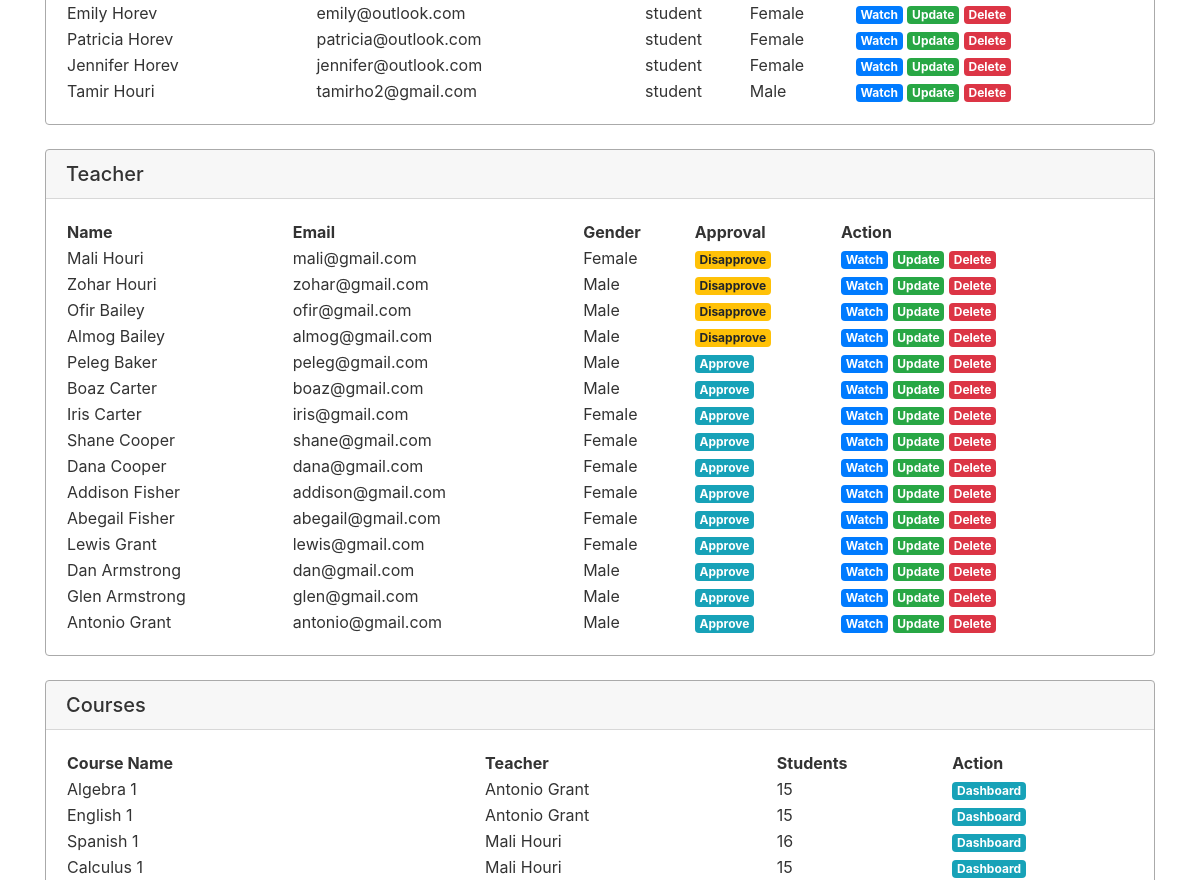
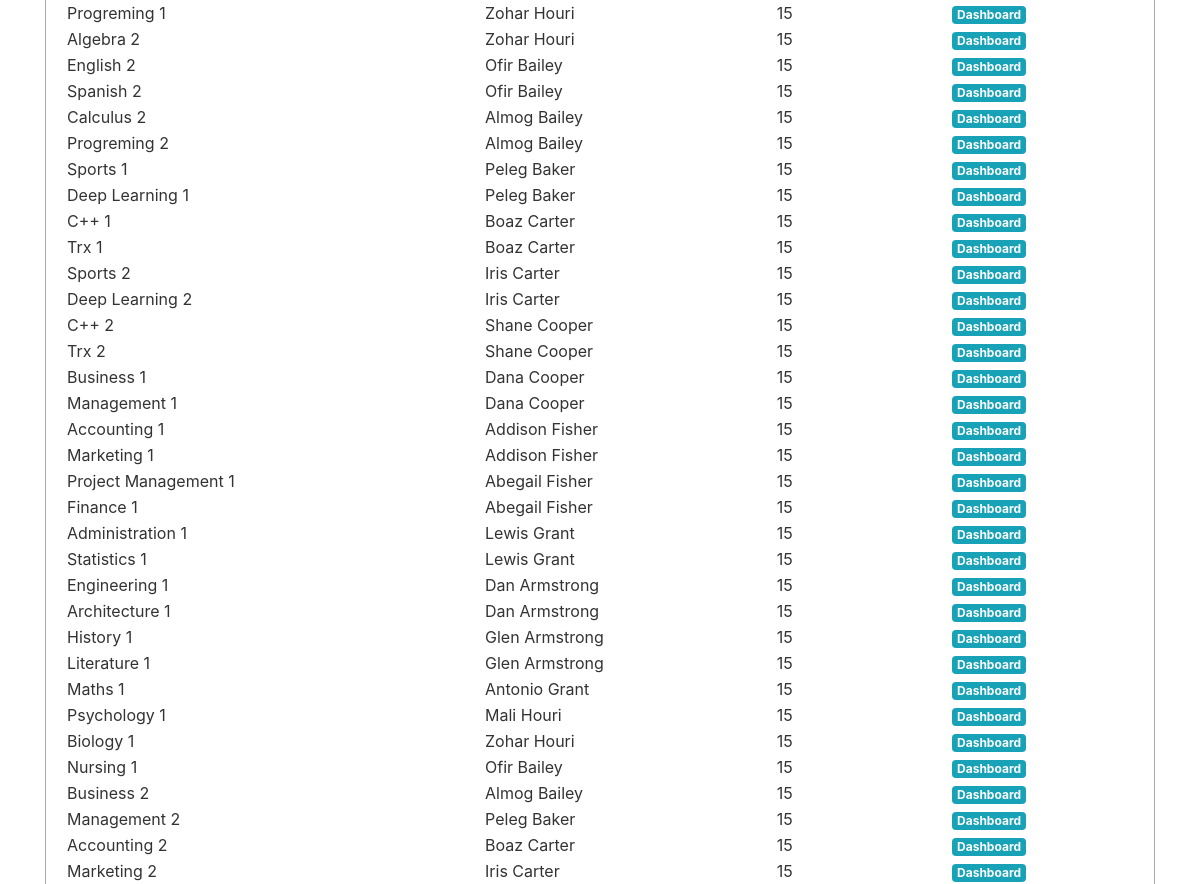
The page /admin/ (middle part) on the database as committed earlier (2 pictures, top to bottom).
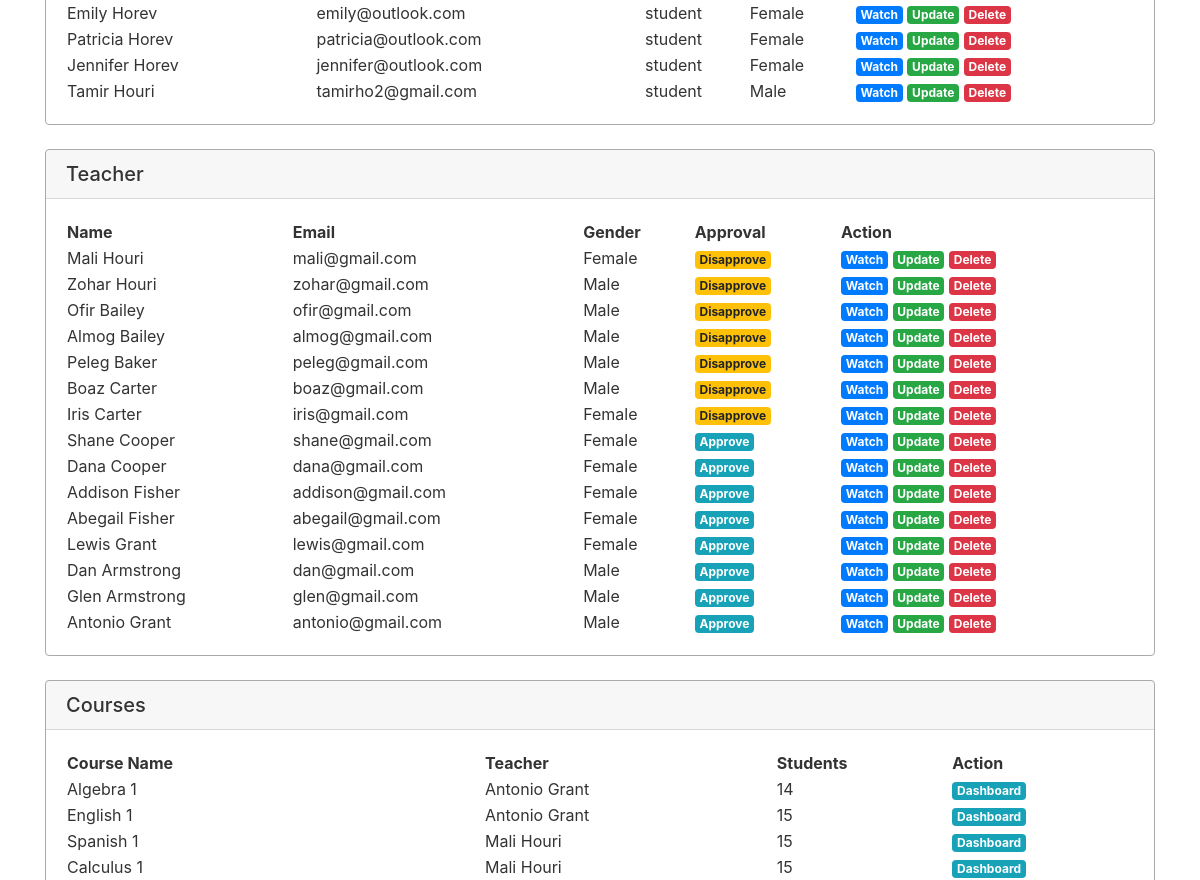
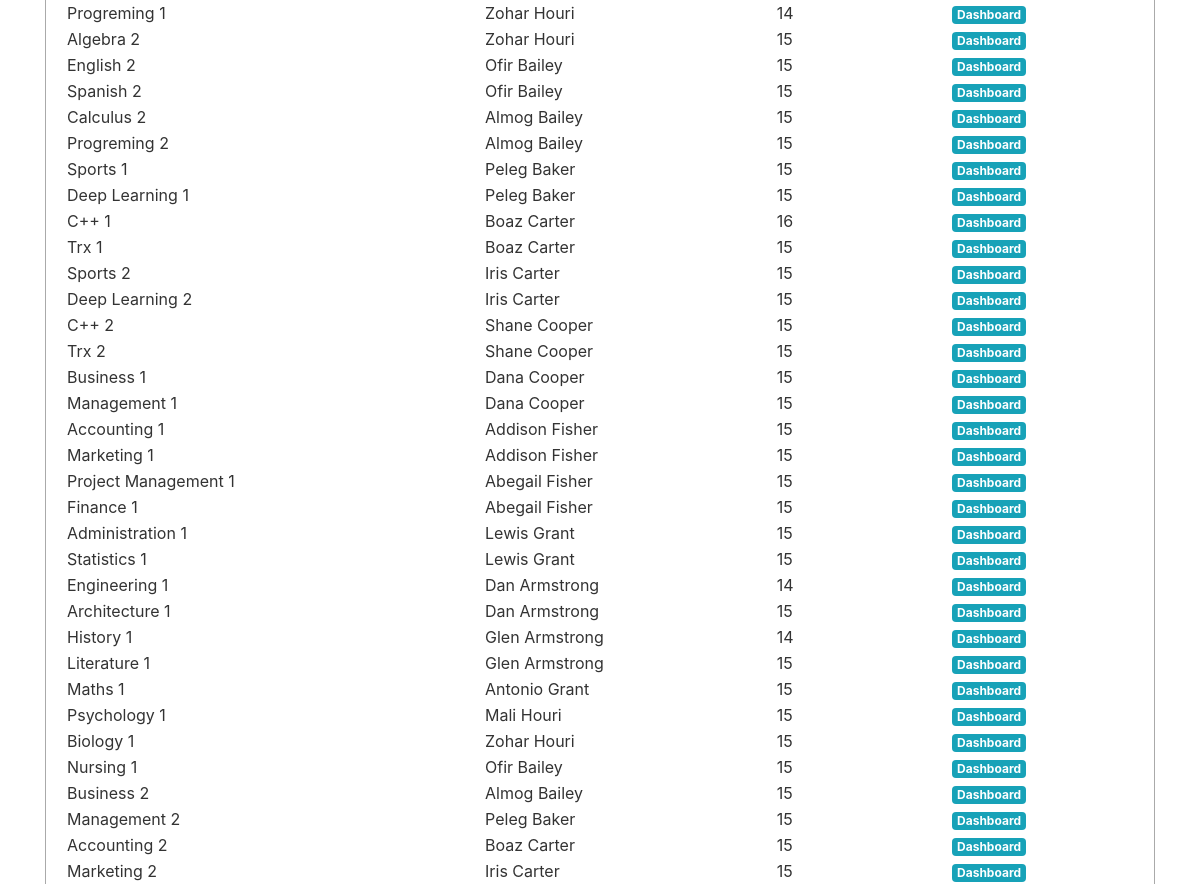
The same page on the database as committed later (2 pictures, top to bottom).
### academic_manager/models.py (models this page shows, shortened)
class User(db.Model, UserMixin):
    __table_name__ = 'user'
    id = db.Column(db.Integer, primary_key=True)
    email = db.Column(db.String(100), nullable=False, unique=True)
    first_name = db.Column(db.String(30), nullable=False)
    last_name = db.Column(db.String(30), nullable=False)
    password = db.Column(db.String(60), nullable=False)
    profile_img = db.Column(db.String(30), nullable=False, default='default/default.jpg')
    gender = db.Column(db.String(1), nullable=False)  # ['m','f']
    creation_date = db.Column(db.DateTime, nullable=False, default=datetime.now)
    last_seen = db.Column(db.DateTime, nullable=False, default=datetime.now)
    role = db.Column(db.String(100), nullable=False)
    __mapper_args__ = {
        'polymorphic_identity': 'user',
        'polymorphic_on': role
    }
    @property
    def full_name(self):
        return f"{self.first_name.capitalize()} {self.last_name.capitalize()}"

class Teacher(User):
    __table_name__ = 'teacher'
    id = db.Column(db.Integer, db.ForeignKey('user.id'), primary_key=True)
    approved = db.Column(db.Boolean, default=False, nullable=False)
    course = db.relationship('Course', backref='lecturer', lazy=True)
    tasks = db.relationship('Task', backref='author', lazy=True)
    __mapper_args__ = {
        'polymorphic_identity': 'teacher',
    }

class Course(db.Model):
    id = db.Column(db.Integer, primary_key=True)
    course_name = db.Column(db.String(30), nullable=False)
    teacher_id = db.Column(db.Integer, db.ForeignKey('teacher.id'), nullable=False)
    enrollment = db.relationship('Enrollment', backref='course', lazy=True)
    task = db.relationship('Task', backref='course', lazy=True)

class User(db.Model, UserMixin):
    __table_name__ = 'user'
    id = db.Column(db.Integer, primary_key=True)
    email = db.Column(db.String(100), nullable=False, unique=True)
    first_name = db.Column(db.String(30), nullable=False)
    last_name = db.Column(db.String(30), nullable=False)
    password = db.Column(db.String(60), nullable=False)
    profile_img = db.Column(db.String(30), nullable=False, default='default/default.jpg')
    gender = db.Column(db.String(1), nullable=False)  # ['m','f']
    creation_date = db.Column(db.DateTime, nullable=False, default=datetime.now)
    last_seen = db.Column(db.DateTime, nullable=False, default=datetime.now)
    role = db.Column(db.String(100), nullable=False)
    __mapper_args__ = {
        'polymorphic_identity': 'user',
        'polymorphic_on': role
    }
    @property
    def full_name(self):
        return f"{self.first_name.capitalize()} {self.last_name.capitalize()}"

### academic_manager/admin/routes.py (the view)
@admin.route("/", methods=['POST', 'GET'])
def admin_panel():
    student_list = Student.query.all()
    teacher_list = Teacher.query.all()
    courses_list = Course.query.all()
    return render_template("admin.html", student_list=student_list, teacher_list=teacher_list,
                           courses_list=courses_list)

### academic_manager/admin/templates/admin.html (shortened to what this page needs)
{% extends "base.html" %}
{% block content %}
<br>
<br>
<div class="card">
    <div class="card-body">
        <table style="width:100%">
            {% for student in student_list %}
            <tr>
                <td>{{ student.full_name }}</td>
                <td>{{ student.email }}</td>
                <td>{{ student.role }}</td>
                <td>{{ student.gender }}</td>
                <td><a href="{{ url_for('students.watch_student', user_id=student.id) }}"
                       class="badge badge-primary">Watch</a>
                    <a href="#" class="badge badge-success">Update</a>
                    <a href="{{ url_for('main.delete_user', user_id=student.id) }}"
                       class="badge badge-danger">Delete</a>
                </td>
            </tr>
            {% endfor %}
        </table>
    </div>
</div>
<br>
<div class="card">
    <h5 class="card-header">Teacher</h5>
    <div class="card-body">
        <table style="width:100%">
            <tr>
                <th>Name</th>
                <th>Email</th>
                <th>Gender</th>
                <th>Approval</th>
                <th>Action</th>
            </tr>
            {% for teacher in teacher_list %}
            <tr>
                <td>{{ teacher.full_name }}</td>
                <td>{{ teacher.email }}</td>
                <td>{{ teacher.gender }}</td>
                <td>
                    {% if teacher.approved %}
                    <a href="{{ url_for('admin.teacher_approval', user_id=teacher.id, action='disapprove') }}"
                       class="badge badge-warning">Disapprove</a>
                    {% else %}
                    <a href="{{ url_for('admin.teacher_approval' ,user_id=teacher.id, action='approve') }}"
                       class="badge badge-info">Approve</a>
                    {% endif %}
                </td>
                <td>
                    <a href="{{ url_for('teachers.watch_teacher', user_id=teacher.id) }}"
                       class="badge badge-primary">Watch</a>
                    <a href="{{ url_for('main.update_user_profile', user_id=teacher.id) }}"
                       class="badge badge-success">Update</a>
                    <a href="{{ url_for('main.delete_user', user_id=teacher.id) }}"
                       class="badge badge-danger">Delete</a>
                </td>
            </tr>
            {% endfor %}
        </table>
    </div>
</div>
<br>
<div class="card">
    <h5 class="card-header">Courses</h5>
    <div class="card-body">
        <table style="width:100%">
            <tr>
                <th>Course Name</th>
                <th>Teacher</th>
                <th>Students</th>
                <th>Action</th>
            </tr>
            {% for course in courses_list %}
            <tr>
                <td>{{ course.course_name }}</td>
                <td>{{ course.lecturer.full_name }}</td>
                <td>{{ course.enrollment|length }}</td>
                <td><a href="{{ url_for('courses.course_dashboard', course_id=course.id) }}"
                       class="badge badge-info">Dashboard</a></td>
            </tr>
            {% endfor %}
        </table>
    </div>
</div>
{% endblock %}

Rows that differ between the two databases and show on the page:
changed Teacher "Peleg Baker": approved "Approve" → "Disapprove"
changed Teacher "Boaz Carter": approved "Approve" → "Disapprove"
changed Teacher "Iris Carter": approved "Approve" → "Disapprove"
computed for Course "Algebra 1": enrollment|length "15" → "14"
computed for Course "Spanish 1": enrollment|length "16" → "15"
computed for Course "Progreming 1": enrollment|length "15" → "14"
computed for Course (number 13 of 38 on the later page): enrollment|length "15" → "16"
computed for Course "Engineering 1": enrollment|length "15" → "14"
computed for Course "History 1": enrollment|length "15" → "14"
